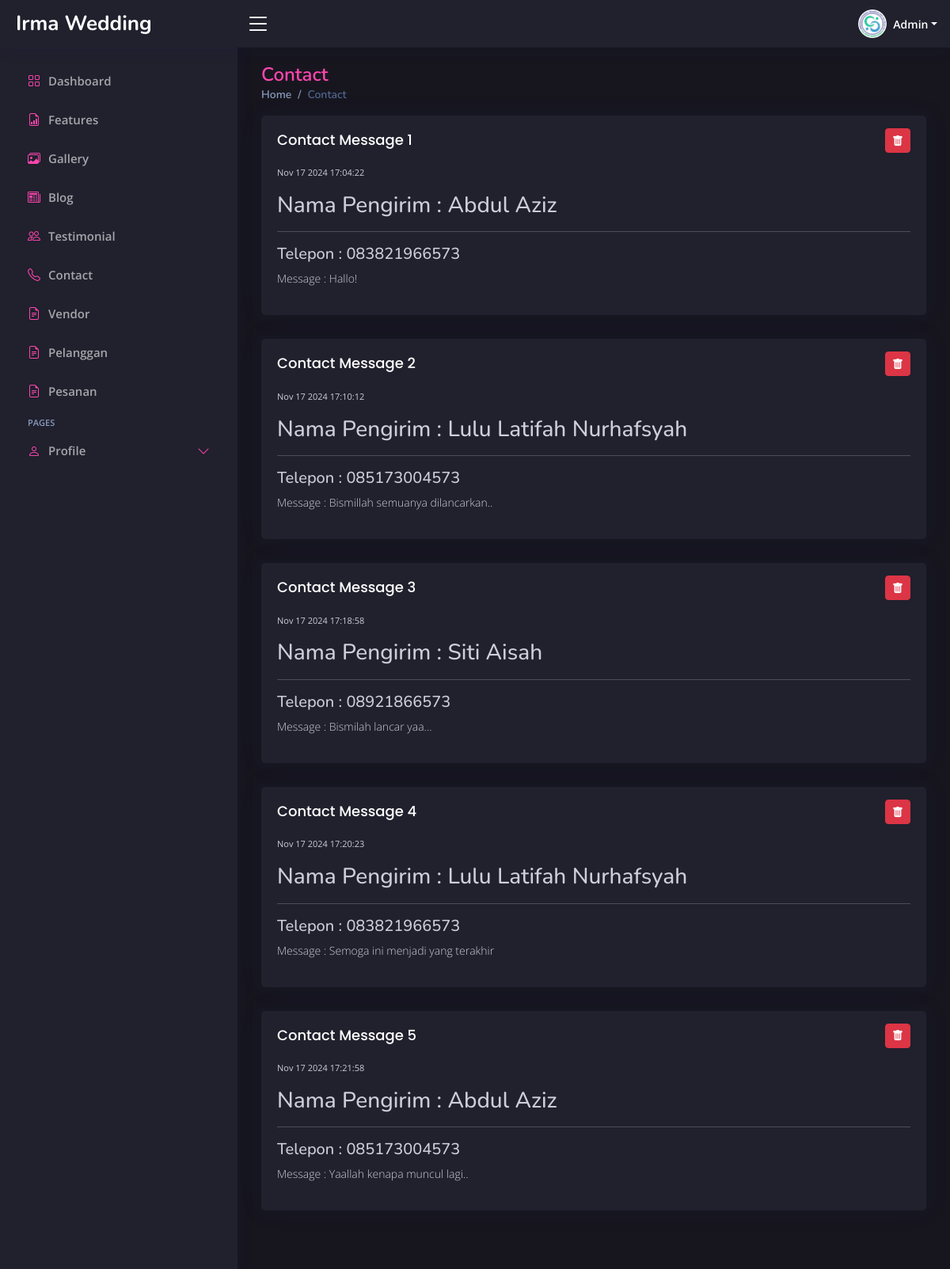
/admin/index.php?page=contact (signed in), run on the app's committed database.
### tables this page shows
CREATE TABLE `contact` (
  `id` int(11) NOT NULL,
  `contact_date` datetime DEFAULT NULL,
  `contact_name` varchar(225) NOT NULL,
  `contact_email` varchar(255) NOT NULL,
  `telepon` varchar(255) NOT NULL,
  `contact_message` text NOT NULL
);

### admin/page/contact.php (the view, shortened to what this page needs)
<div class="pagetitle">
    <h1>Contact</h1>
    <nav>
        <ol class="breadcrumb">
            <li class="breadcrumb-item"><a href="index.php?page=dashboard">Home</a></li>
            <li class="breadcrumb-item active">Contact</li>
        </ol>
    </nav>
</div>
<section class="section dashboard">
    <div class="row">
        <?php
        $query = "SELECT * FROM contact ORDER BY id ASC";
        $result = mysqli_query($koneksi, $query);
        $no = 1;
        while ($row = mysqli_fetch_assoc($result)) {
        ?>
            <div class="col-12">
                <div class="card contact-card">
                    <div class="card-body">
                        <div class="d-flex justify-content-between">
                            <div class="name">
                                <h5 class="card-title">Contact Message <?php echo $no ?></h5>
                            </div>
                            <div class="opsi py-3">
                                <a href="../action.php?act=delete-contact&id=<?php echo $row['id']; ?>" class="btn btn-danger btn-sm" onclick="return confirm('Anda yakin akan menghapus data ini?')"><i class="bi bi-trash-fill"></i></a>
                            </div>
                        </div>
                        <div class="">
                            <p style="font-size: 11px;"><?php echo date('M d Y H:i:s' , strtotime($row['contact_date'])); ?></p>
                            <h3 class="">Nama Pengirim : <?php echo $row['contact_name']; ?></h3>
                            <hr>
                            <h5>Telepon : <?php echo $row['telepon']; ?></h5>
                            <p style="font-size: 14px; font-weight: 200;">Message : <?php echo $row['contact_message']; ?></p>
                        </div>
                    </div>
                </div>
            </div>
        <?php
            $no++;
        }
        ?>
    </div>
</section>

### admin/assets/css/style.css (style rules this page uses)
:root { scroll-behavior: smooth; --main-color: rgba(254, 70, 174, 1); --main-color-hover: rgba(250, 89, 180, 1); --second-color: rgba(33, 32, 45, 1); --main-font-color: rgba(255, 255, 255, 1); --second-font-color: rgba(255, 255, 255, 0.6); }
section { visibility: hidden; opacity: 0; transition: visibility 0s, opacity 0.5s ease-in-out; }
body { font-family: "Open Sans", sans-serif; background: rgba(23, 22, 31, 1); color: var(--main-font-color); color: rgb(206, 205, 219); }
a { color: var(--main-color); text-decoration: none; }
h1, h2, h3, h4, h5, h6 { font-family: "Nunito", sans-serif; }
.pagetitle { margin-bottom: 10px; }
.pagetitle h1 { font-size: 24px; margin-bottom: 0; font-weight: 600; color: var(--main-color); }
.card { margin-bottom: 30px; border: none; border-radius: 5px; box-shadow: 0px 0 30px rgba(1, 41, 112, 0.1); background-color: var(--second-color); }
.card-title { padding: 20px 0 15px 0; font-size: 18px; font-weight: 500; color: var(--main-font-color); font-family: "Poppins", sans-serif; }
.card-body { padding: 0 20px 20px 20px; }
.breadcrumb { font-size: 14px; font-family: "Nunito", sans-serif; color: #899bbd; font-weight: 600; }
.breadcrumb a { color: #899bbd; transition: 0.3s; }
.breadcrumb .breadcrumb-item::before { color: #899bbd; }
.breadcrumb .active { color: #51678f; font-weight: 600; }

### data on the page
contact: contact_date "Nov 17 2024 17:04:22", contact_name "Abdul Aziz", telepon "083821966573", contact_message "Hallo!"
contact: contact_date "Nov 17 2024 17:10:12", contact_name "Lulu Latifah Nurhafsyah", telepon "085173004573", contact_message "Bismillah semuanya dilancarkan.."
contact: contact_date "Nov 17 2024 17:18:58", contact_name "Siti Aisah", telepon "08921866573", contact_message "Bismilah lancar yaa..."
contact: contact_date "Nov 17 2024 17:20:23", contact_name "Lulu Latifah Nurhafsyah", telepon "083821966573", contact_message "Semoga ini menjadi yang terakhir"
contact: contact_date "Nov 17 2024 17:21:58", contact_name "Abdul Aziz", telepon "085173004573", contact_message "Yaallah kenapa muncul lagi.."

### other printed values
$role "Admin"
$menu['text'] "Features"
$menu['text'] "Gallery"
$menu['text'] "Blog"
$menu['text'] "Testimonial"
$menu['text'] "Contact"
$menu['text'] "Vendor"
$menu['text'] "Pelanggan"
$menu['text'] "Pesanan"
